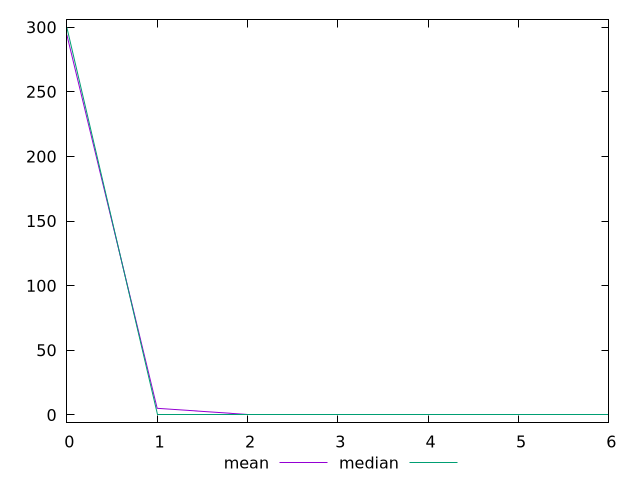

Write the gnuplot code that produced this figure.
$_mean <<EOF
0 294.27022
1 5.098200006484985
2 0
3 0
4 0
5 0
6 0
EOF
$_median <<EOF
0 300
1 0
2 0
3 0
4 0
5 0
6 0
EOF
set key outside below
set terminal pngcairo
set output "report_00006_2020-11-02T20-21-41.718Z/uses-rel-preconnect/progession_mean_median.png"
set yrange [-6:306]
plot $_mean title "mean" with line ,$_median title "median" with line ,
